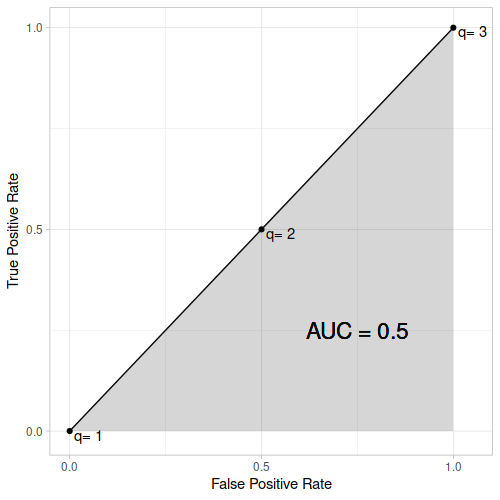

The script that drew this image:
library(data.table)
library(ggplot2)

dt <- data.table(
  FPR = c(0, 0.5, 1),
  TPR = c(0, 0.5, 1),
  q = 1:3
)

ggplot(dt)+
  geom_point(aes(FPR, TPR))+
  geom_text(aes(FPR, TPR, label = paste("q=", q, sep = ' ')),nudge_y =  -0.01, nudge_x = 0.05)+
  geom_text(aes(0.75 , 0.25, label = 'AUC = 0.5'), size = 6)+
  geom_line(aes(FPR, TPR))+
  geom_area(aes(FPR, TPR), alpha = 0.2)+
  xlab("False Positive Rate")+
  ylab("True Positive Rate")+
  scale_x_continuous(breaks=c(0,0.5,1))+
  scale_y_continuous(breaks=c(0,0.5,1))+
  theme_light()
  
